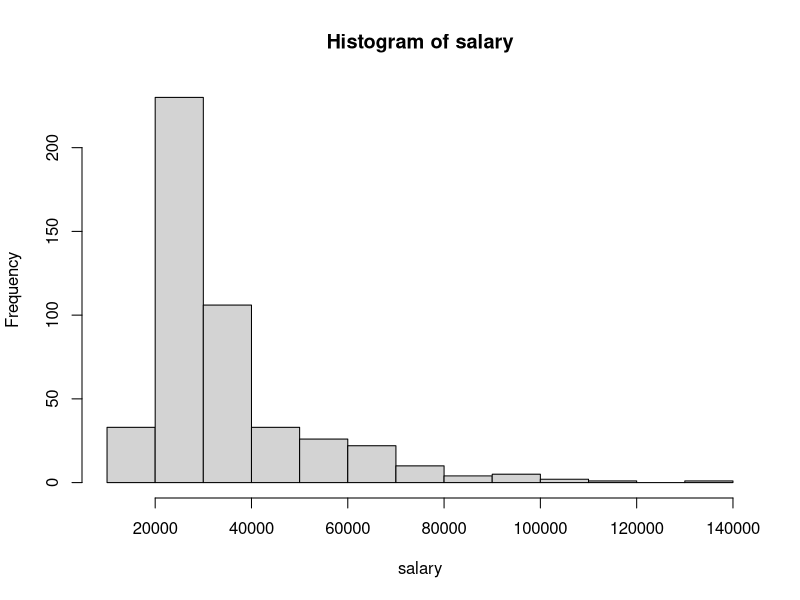
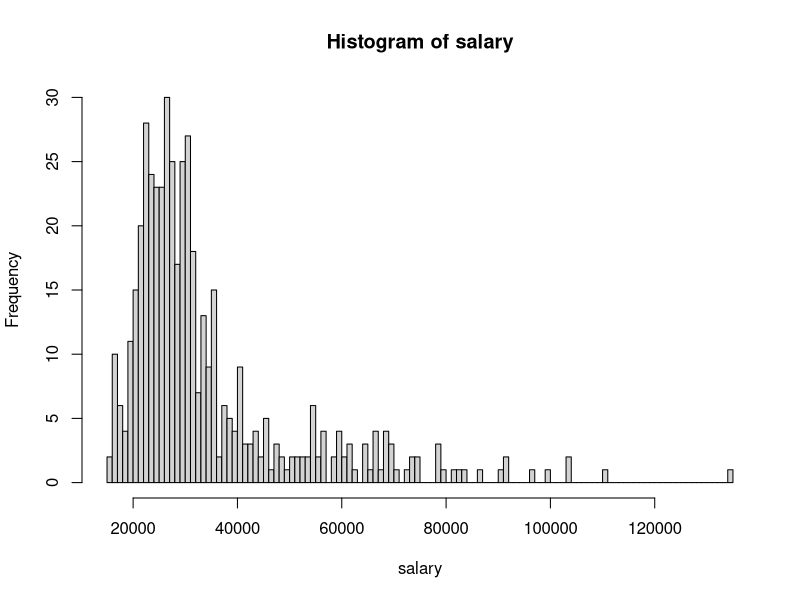
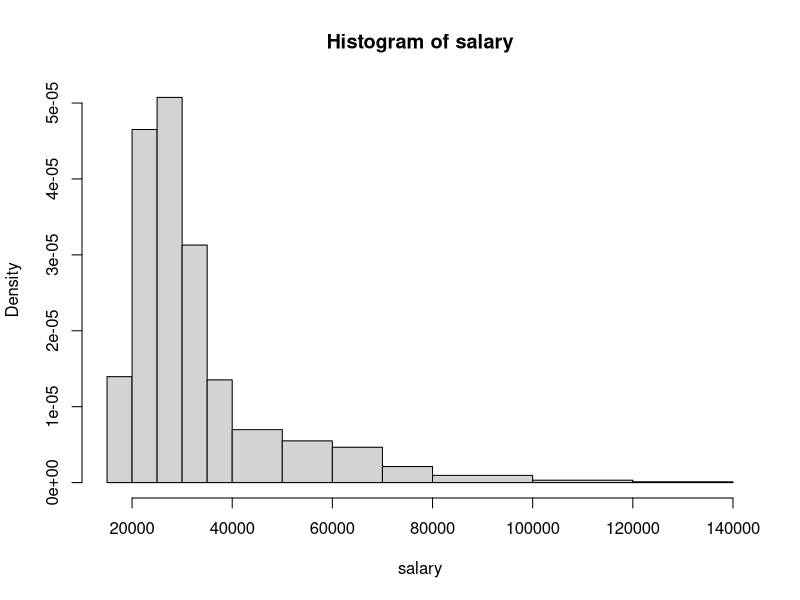

The R source for these figures, in order:
## ---- chunk 1
employees <- read.table("Employee.txt", header = TRUE, sep = " ", as.is = NA)
## ---- chunk 2
str(employees)
## ---- chunk 3
employees <- within(employees, {
    gender <- factor(gender, labels = c("female", "male"))
})
str(employees)
## ---- chunk 4
attach(employees)
## ---- chunk 5
hist(salary)
## ---- chunk 6
res <- hist(salary, plot = FALSE)
res
## ---- chunk 7
hist(salary, breaks = 100)
## ---- chunk 8
x1 <- seq(15000, 40000, by = 5000)
x2 <- seq(50000, 80000, by = 10000)
x3 <- seq(100000, 140000, by = 20000)
hist(salary, breaks = c(x1, x2, x3))
